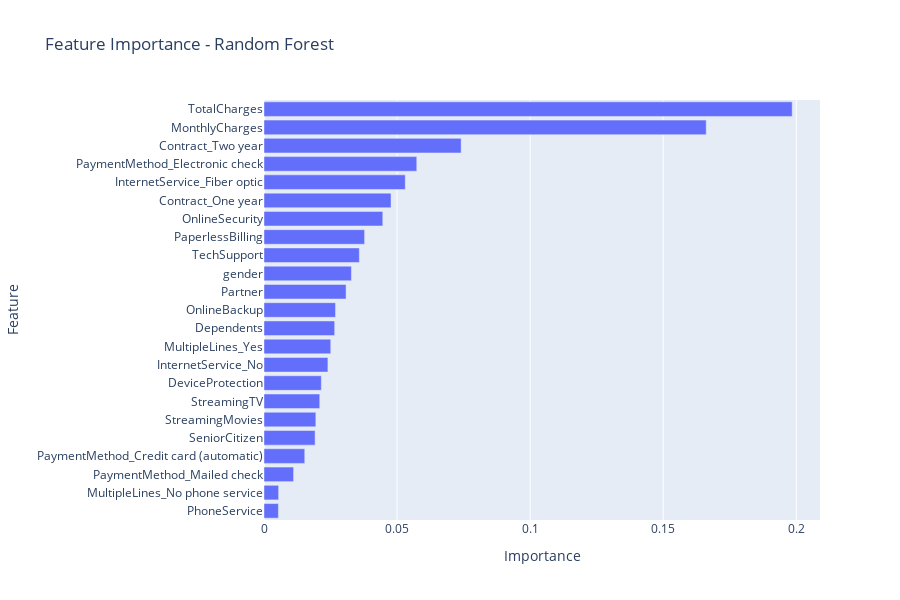

Here is the notebook cell this chart was saved with:
### Code cell
rf_importances = pd.DataFrame({
    'Feature': X.columns,  
    'Importance': rf_clf.feature_importances_
}).sort_values(by='Importance', ascending=False)

fig = px.bar(
    rf_importances, 
    x='Importance', 
    y='Feature', 
    orientation='h', 
    title='Feature Importance - Random Forest',
    labels={'Importance': 'Importance', 'Feature': 'Feature'},
    height=600
)

fig.update_layout(yaxis=dict(autorange="reversed")) 
fig.show()

### Figure 1 — Plotly figure (JSON) as saved in the notebook; plotly's stock layout.template omitted (floating-point values rounded to 4 significant figures)
{"data": [{"alignmentgroup": "True", "hovertemplate": "Importance=%{x}<br>Feature=%{y}<extra></extra>", "legendgroup": "", "marker": {"color": "#636efa", "pattern": {"shape": ""}}, "name": "", "offsetgroup": "", "orientation": "h", "showlegend": false, "textposition": "auto", "type": "bar", "x": [0.1985, 0.1662, 0.07408, 0.05741, 0.05308, 0.04774, 0.04464, 0.0378, 0.03583, 0.03286, 0.03084, 0.02688, 0.02656, 0.02509, 0.02402, 0.02155, 0.02095, 0.01948, 0.0192, 0.01531, 0.01112, 0.005496, 0.00541], "xaxis": "x", "y": ["TotalCharges", "MonthlyCharges", "Contract_Two year", "PaymentMethod_Electronic check", "InternetService_Fiber optic", "Contract_One year", "OnlineSecurity", "PaperlessBilling", "TechSupport", "gender", "Partner", "OnlineBackup", "Dependents", "MultipleLines_Yes", "InternetService_No", "DeviceProtection", "StreamingTV", "StreamingMovies", "SeniorCitizen", "PaymentMethod_Credit card (automatic)", "PaymentMethod_Mailed check", "MultipleLines_No phone service", "PhoneService"], "yaxis": "y"}], "layout": {"barmode": "relative", "height": 600, "legend": {"tracegroupgap": 0}, "title": {"text": "Feature Importance - Random Forest"}, "xaxis": {"anchor": "y", "domain": [0, 1], "title": {"text": "Importance"}}, "yaxis": {"anchor": "x", "autorange": "reversed", "domain": [0, 1], "title": {"text": "Feature"}}}}
